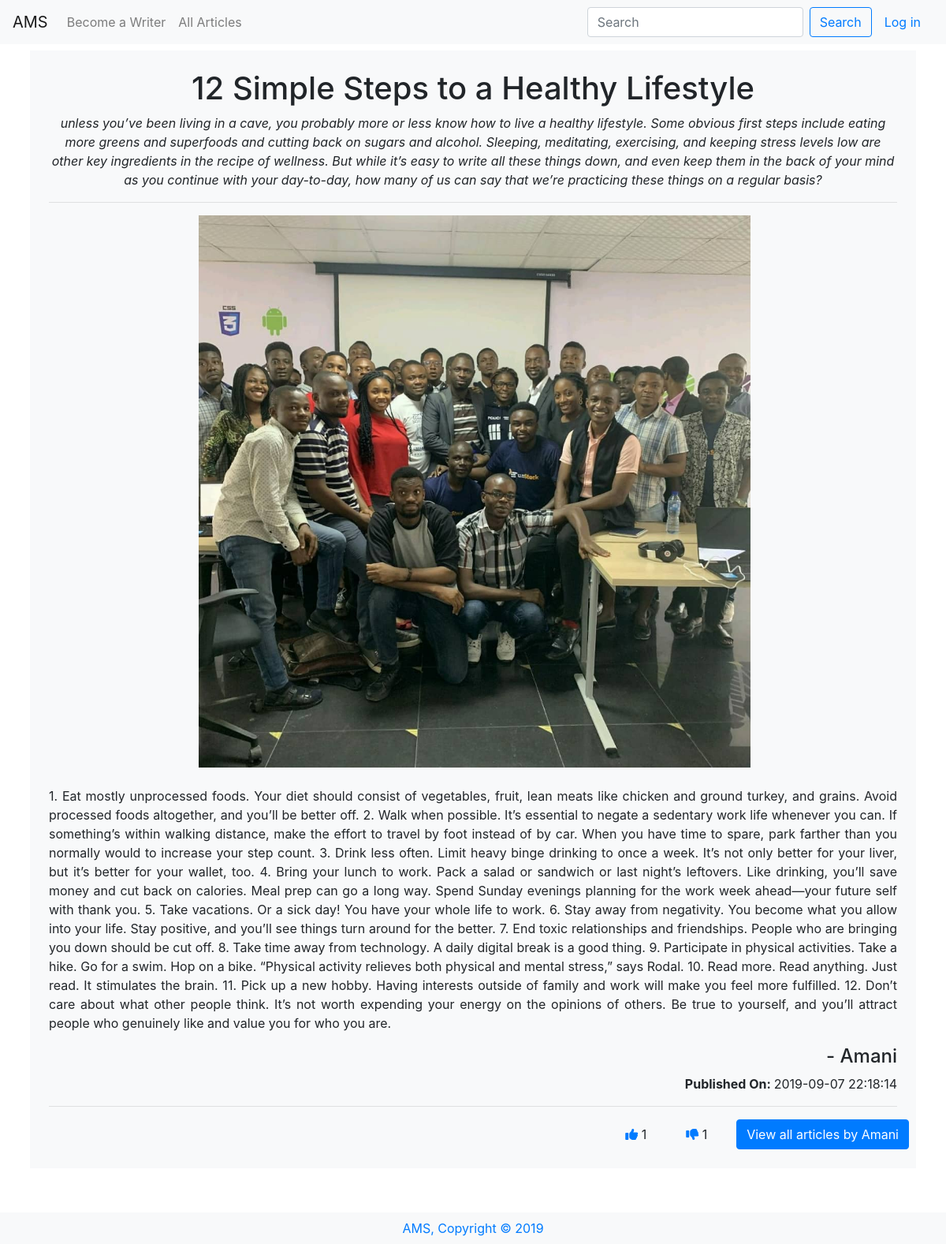
Page /viewone/9 on the committed database.
### tables this page shows
CREATE TABLE 'articles' ('id' integer PRIMARY KEY AUTOINCREMENT NOT NULL, 'userid' smallint NOT NULL, 'title' varchar(255) NOT NULL, 'description' varchar(300) NOT NULL, 'content' text NOT NULL, 'like' smallint, 'dislike' smallint, 'image' bytea, 'date' timestamp NOT NULL DEFAULT CURRENT_TIMESTAMP);

CREATE TABLE users(
    id INTEGER NOT NULL PRIMARY KEY,
    username VARCHAR(255) NOT NULL UNIQUE,
    email VARCHAR(255) NOT NULL UNIQUE,
    password VARCHAR(255) NOT NULL
);

### application.py (the view)
@app.route("/viewone/<id>")
def viewone(id):
    rows = db.execute("SELECT * FROM users JOIN articles ON users.id = articles.userid WHERE articles.id=:id", id=id)
    return render_template("viewone.html", datum=rows[0])

### application.py (called while the page is built)
@app.after_request
def after_request(response):
    response.headers["Cache-Control"] = "no-cache, no-store, must-revalidate"
    response.headers["Expires"] = 0
    response.headers["Pragma"] = "no-cache"
    return response

### templates/viewone.html
{% extends "layout.html" %} {% block title %} View - {{ datum.title }} {% endblock %}
{% block main%}
      <div class="article mb-5 bg-light p-4">
        <div class="article_head">
        <h1>{{ datum.title }}</h1>
        <p><i>{{ datum.description }}</i></p>
      </div>
        <div class="article_body" id="more{{ datum.id }}">
        <hr>
        <div class="article_image mb-4"><img src="/static/testpic.jpeg" alt="{{ datum.title }}"></div>
        <p class="text-justify">{{ datum.content }}</p>
      </div>
      <h4 class="text-right">- {{ datum.username }}</h4>
      <p class="text-right"><b>Published On: </b>{{ datum.date }}</p>
      <hr>
        <div class="article_footer row">
          <a href="/foo/{{ datum.id }}" class="btn mr-4 btn"><i class="fas fa-thumbs-up text-primary"></i>
            {{ datum.like }}</a>
        <a href="/dislike/{{ datum.id }}" class="btn mr-4 btn"><i class="fas fa-thumbs-down text-primary"></i>
            {{ datum.dislike }}</a>
          <a href="/viewall/{{ datum.userid }}"><button class="float-right btn btn-primary">View all articles by {{ datum.username }}</button></a>
        </div>
      </div>
    {% endblock %}

### static/styles.css (style rules this page uses)
h1 { text-align: center; }
.article_image { display: flex; max-height: 700px; }
.article_image img { object-fit: contain; }
.article_footer { display: flex; justify-content: flex-end; }

### rows in the picture
articles: title "12 Simple Steps to a Healthy Lifestyle", description "unless you’ve been living in a cave, you probably more or less know how to live a healthy lifestyle. Some obvious first steps include eating more greens and superfoods and cutting back on sugars and alcohol. Sleeping, meditating, exercising, and keeping stress levels low are other key ingredients in the recipe of wellness. But while it’s easy to write all these things down, and even keep them in the back of your mind as you continue with your day-to-day, how many of us can say that we’re practicing these things on a regular basis?", content "1. Eat mostly unprocessed foods. Your diet should consist of vegetables, fruit, lean meats like chicken and ground turkey, and grains. Avoid processed foods altogether, and you’ll be better off. 2. Walk when possible. It’s essential to negate a sedentary work life whenever you can. If something’s within walking distance, make the effort to travel by foot instead of by car. When you have time to spare, park farther than you normally would to increase your step count. 3. Drink less often. Limit heavy binge drinking to once a week. It’s not only better for your liver, but it’s better for your wallet, too. 4. Bring your lunch to work. Pack a salad or sandwich or last night’s leftovers. Like…", date "2019-09-07 22:18:14", like "1", dislike "1"
users: username "Amani"
